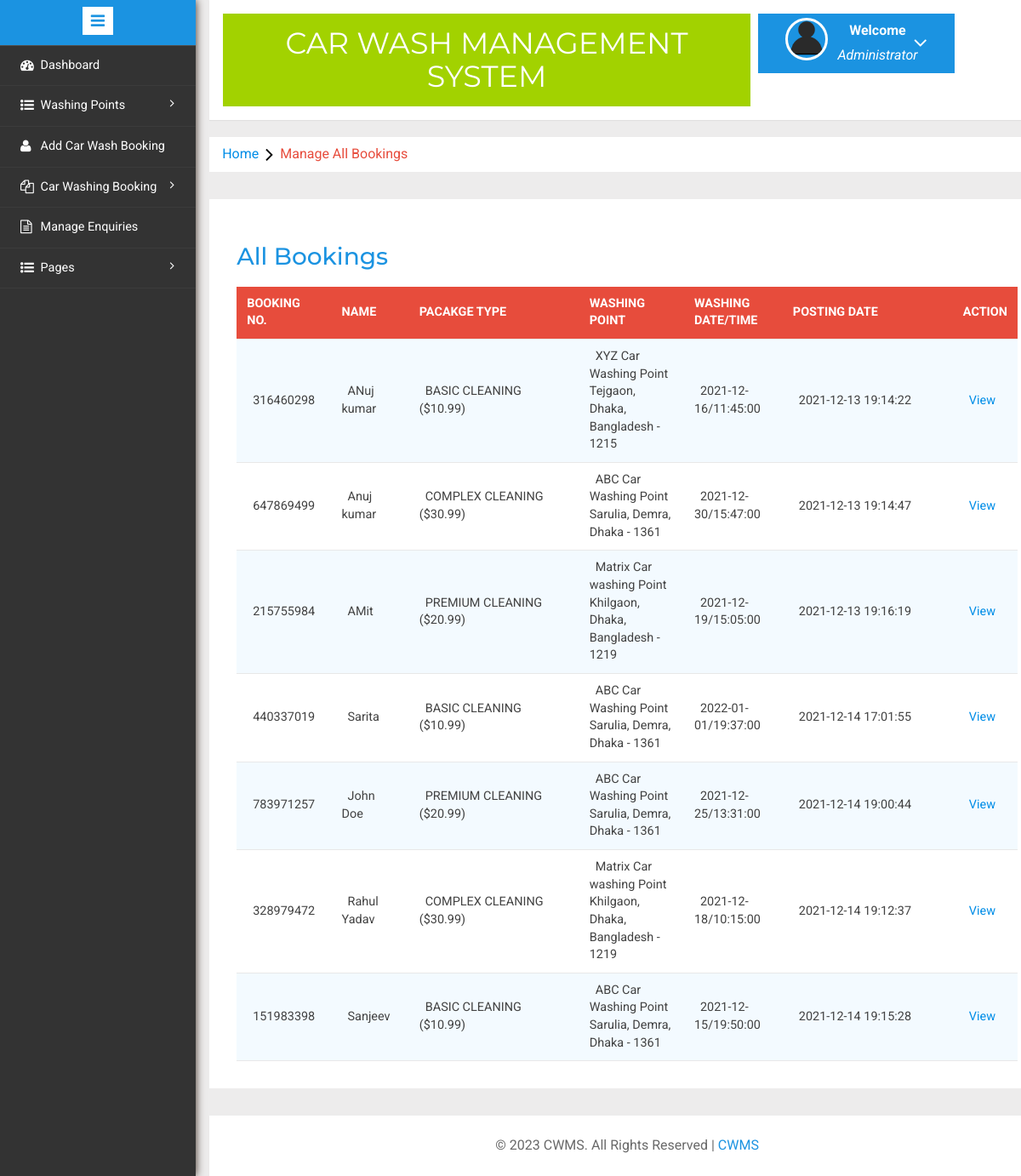
The app's page /admin/all-bookings.php (signed in) with its own data.
### tables this page shows
CREATE TABLE `tblcarwashbooking`(
    `id` INT(11) NOT NULL,
    `bookingId` BIGINT(10) DEFAULT NULL,
    `packageType` VARCHAR(120) DEFAULT NULL,
    `carWashPoint` INT(11) DEFAULT NULL,
    `fullName` VARCHAR(150) DEFAULT NULL,
    `mobileNumber` BIGINT(12) DEFAULT NULL,
    `washDate` DATE DEFAULT NULL,
    `washTime` TIME DEFAULT NULL,
    `message` MEDIUMTEXT DEFAULT NULL,
    `status` VARCHAR(120) DEFAULT NULL,
    `adminRemark` MEDIUMTEXT DEFAULT NULL,
    `paymentMode` VARCHAR(120) DEFAULT NULL,
    `txnNumber` VARCHAR(120) DEFAULT NULL,
    `postingDate` TIMESTAMP NULL DEFAULT CURRENT_TIMESTAMP(), `lastUpdationDate` TIMESTAMP NULL DEFAULT NULL ON UPDATE CURRENT_TIMESTAMP());

CREATE TABLE `tblwashingpoints`(
    `id` INT(11) NOT NULL,
    `washingPointName` VARCHAR(255) DEFAULT NULL,
    `washingPointAddress` VARCHAR(255) DEFAULT NULL,
    `contactNumber` BIGINT(20) DEFAULT NULL,
    `creationDate` TIMESTAMP NOT NULL DEFAULT CURRENT_TIMESTAMP());

### admin/all-bookings.php (the view, shortened to what this page needs)
<?php
include('includes/config.php');
if (strlen($_SESSION['alogin']) == 0) {
	header('location:index.php');
} else {
	?>
	<!DOCTYPE HTML>
	<html>
	<head>
		<link href="css/bootstrap.min.css" rel='stylesheet' type='text/css' />
		<link href="css/style.css" rel='stylesheet' type='text/css' />
		<link rel="stylesheet" href="css/morris.css" type="text/css" />
		<link href="css/font-awesome.css" rel="stylesheet">
		<link rel="stylesheet" type="text/css" href="css/table-style.css" />
		<link rel="stylesheet" type="text/css" href="css/basictable.css" />
		<link rel="stylesheet" href="css/icon-font.min.css" type='text/css' />
	</head>
	<body>
		<div class="page-container">
			<div class="left-content">
				<div class="mother-grid-inner">
					<?php include('includes/header.php'); ?>
				</div>
				<ol class="breadcrumb">
					<li class="breadcrumb-item"><a href="dashboard.php">Home</a><i class="fa fa-angle-right"></i>Manage All Bookings
					</li>
				</ol>
				<div class="agile-grids">
					<div class="agile-tables">
						<div class="w3l-table-info">
							<h2>All Bookings</h2>
							<table id="table">
								<thead>
									<tr>
										<th>Booking No.</th>
										<th>Name</th>
										<th width="200">Pacakge Type</th>
										<th>Washing Point </th>
										<th>Washing Date/Time </th>
										<th width="200">Posting date </th>
										<th>Action </th>
									</tr>
								</thead>
								<tbody>
									<?php $sql = "SELECT *,tblcarwashbooking.id as bid from tblcarwashbooking
join tblwashingpoints on tblwashingpoints.id=tblcarwashbooking.carWashPoint";
									$query = $dbh->prepare($sql);
									$query->execute();
									$results = $query->fetchAll(PDO::FETCH_OBJ);
									if ($query->rowCount() > 0) {
										foreach ($results as $result) { ?>
											<tr>
												<td>
													<?php echo htmlentities($result->bookingId); ?>
												</td>
												<td>
													<?php echo htmlentities($result->fullName); ?>
												</td>
												<td width="50">
													<?php $ptype = $result->packageType;
													if ($ptype == 1):
														echo "BASIC CLEANING ($10.99)";
													endif;
													if ($ptype == 2):
														echo "PREMIUM CLEANING ($20.99)";
													endif;
													if ($ptype == 3):
														echo "COMPLEX CLEANING ($30.99)";
													endif;
													?>
												</td>
												<td>
													<?php echo htmlentities($result->washingPointName); ?><br />
													<?php echo htmlentities($result->washingPointAddress); ?>
												</td>
												<td>
													<?php echo htmlentities($result->washDate . "/" . $result->washTime); ?>
												</td>
												<td>
													<?php echo htmlentities($result->postingDate); ?>
												</td>
												<td><a
														href="booking-details.php?bid=<?php echo htmlentities($result->bid); ?>&&bookingid=<?php echo htmlentities($result->bookingId); ?>">View</a>
												</td>
											<?php } ?>
										</tr>
									<?php } else { ?>
										<tr>
											<td colspan="6" style="color:red;">No Record found</td>
										</tr>
									<?php } ?>
								</tbody>
							</table>
						</div>
					</div>
					<?php include('includes/footer.php'); ?>
				</div>
			</div>
			<?php include('includes/sidebarmenu.php'); ?>
		</div>
	</body>
	</html>
<?php } ?>

### admin/includes/header.php (shortened to what this page needs)
<div class="header-main">
					<div class="logo-w3-agile">
								<h1><a href="dashboard.php">Car Wash Management System</a></h1>
							</div>
						<div class="profile_details w3l">
								<ul>
									<li class="dropdown profile_details_drop">
										<a href="#" class="dropdown-toggle" data-toggle="dropdown" aria-expanded="false">
											<div class="profile_img">
												<span class="prfil-img"><img src="images/User-icon.png" alt=""> </span>
												<div class="user-name">
													<p>Welcome</p>
													<span>Administrator</span>
												</div>
												<i class="fa fa-angle-down"></i>
												<div class="clearfix"></div>
											</div>
										</a>
									</li>
								</ul>
							</div>
				</div>

### admin/includes/footer.php
<div class="copyrights">
	 <p>© <?php echo date('Y');?> CWMS. All Rights Reserved |  <a href="#">CWMS</a> </p>
</div>

### admin/includes/sidebarmenu.php (shortened to what this page needs)
<div class="sidebar-menu">
					<header class="logo1">
						<a href="#" class="sidebar-icon"> <span class="fa fa-bars"></span> </a>
					</header>
                           <div class="menu">
									<ul id="menu" >
										<li><a href="dashboard.php"><i class="fa fa-tachometer"></i> <span>Dashboard</span><div class="clearfix"></div></a></li>
									 <li id="menu-academico" ><a href="#"><i class="fa fa-list-ul" aria-hidden="true"></i><span>Washing Points</span> <span class="fa fa-angle-right" style="float: right"></span><div class="clearfix"></div></a>
										</li>
	<li><a href="add-booking.php"><i class="fa fa-user" aria-hidden="true"></i>  <span>Add Car Wash Booking</span><div class="clearfix"></div></a></li>
		 <li id="menu-academico" ><a href="#"><i class="fa fa-files-o" aria-hidden="true"></i><span>Car Washing Booking</span> <span class="fa fa-angle-right" style="float: right"></span><div class="clearfix"></div></a>
										</li>
									<li><a href="manage-enquires.php"><i class="fa fa-file-text-o" aria-hidden="true"></i>  <span>Manage Enquiries</span><div class="clearfix"></div></a></li>
		 <li id="menu-academico" ><a href="#"><i class="fa fa-list-ul" aria-hidden="true"></i><span>Pages</span> <span class="fa fa-angle-right" style="float: right"></span><div class="clearfix"></div></a>
										</li>
								  </ul>
								</div>
							  </div>

### admin/css/table-style.css (style rules this page uses)
table { background: white; border-collapse: collapse; margin: 1.25em 0 0; width: 100%; }
table tr, table th, table td { border: none; border-bottom: 1px solid #e8e8e8; font-size: .95em; }
table th, table td { padding: 10px 12px; text-align: left; }
table th { background: #e74c3c; color: #fff; text-transform: uppercase; }
table tr td { background: #f3faff; color: #424242; }
table tr:nth-of-type(2n+2) td { background: #ffffff; }
table { width: 100%; }

### records on screen
tblcarwashbooking: bookingId "316460298", fullName "ANuj kumar", packageType "BASIC CLEANING ($10.99)", carWashPoint.washingPointName "XYZ Car Washing Point", carWashPoint.washingPointAddress "Tejgaon, Dhaka, Bangladesh - 1215", washDate+washTime "2021-12-16/11:45:00", postingDate "2021-12-13 19:14:22"
tblcarwashbooking: bookingId "647869499", fullName "Anuj kumar", packageType "COMPLEX CLEANING ($30.99)", carWashPoint.washingPointName "ABC Car Washing Point", carWashPoint.washingPointAddress "Sarulia, Demra, Dhaka - 1361", washDate+washTime "2021-12-30/15:47:00", postingDate "2021-12-13 19:14:47"
tblcarwashbooking: bookingId "215755984", fullName "AMit", packageType "PREMIUM CLEANING ($20.99)", carWashPoint.washingPointName "Matrix Car washing Point", carWashPoint.washingPointAddress "Khilgaon, Dhaka, Bangladesh - 1219", washDate+washTime "2021-12-19/15:05:00", postingDate "2021-12-13 19:16:19"
tblcarwashbooking: bookingId "440337019", fullName "Sarita", packageType "BASIC CLEANING ($10.99)", carWashPoint.washingPointName "ABC Car Washing Point", carWashPoint.washingPointAddress "Sarulia, Demra, Dhaka - 1361", washDate+washTime "2022-01-01/19:37:00", postingDate "2021-12-14 17:01:55"
tblcarwashbooking: bookingId "783971257", fullName "John Doe", packageType "PREMIUM CLEANING ($20.99)", carWashPoint.washingPointName "ABC Car Washing Point", carWashPoint.washingPointAddress "Sarulia, Demra, Dhaka - 1361", washDate+washTime "2021-12-25/13:31:00", postingDate "2021-12-14 19:00:44"
tblcarwashbooking: bookingId "328979472", fullName "Rahul Yadav", packageType "COMPLEX CLEANING ($30.99)", carWashPoint.washingPointName "Matrix Car washing Point", carWashPoint.washingPointAddress "Khilgaon, Dhaka, Bangladesh - 1219", washDate+washTime "2021-12-18/10:15:00", postingDate "2021-12-14 19:12:37"
tblcarwashbooking: bookingId "151983398", fullName "Sanjeev", packageType "BASIC CLEANING ($10.99)", carWashPoint.washingPointName "ABC Car Washing Point", carWashPoint.washingPointAddress "Sarulia, Demra, Dhaka - 1361", washDate+washTime "2021-12-15/19:50:00", postingDate "2021-12-14 19:15:28"
